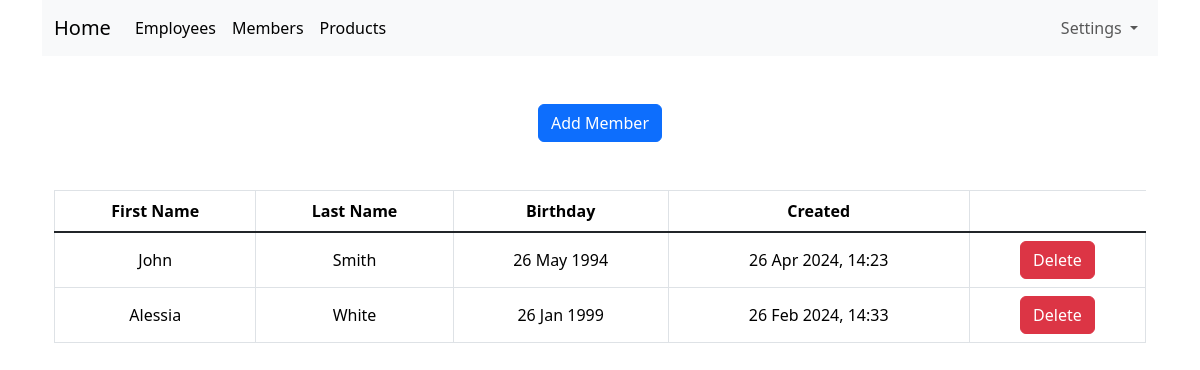
The page /members.php (signed in) on the database as committed earlier.
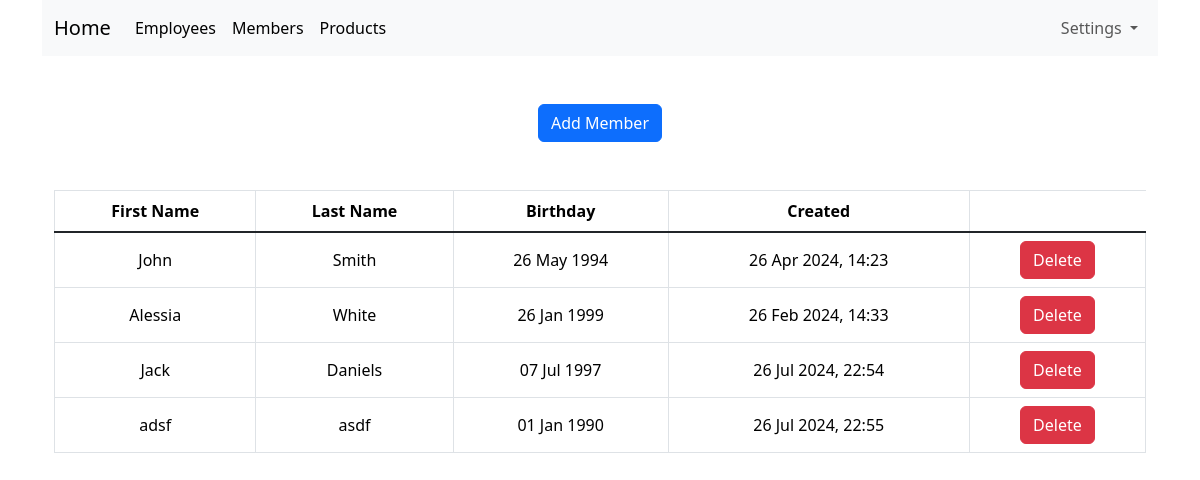
The same page on the database as committed later.
### tables this page shows
CREATE TABLE member (
	id INTEGER PRIMARY KEY AUTOINCREMENT NOT NULL,
	first_name VARCHAR NOT NULL,
	last_name VARCHAR NOT NULL,
	birthday VARCHAR NOT NULL,
	created_at VARCHAR NOT NULL
);

### lib/members.php (called while the page is built, shortened)
<?php
function getAllMembers(PDO $pdo)
{
	$stmt = $pdo->query("SELECT id, first_name, last_name, birthday, created_at FROM member");
	return $stmt->fetchAll(PDO::FETCH_ASSOC);
}
?>

### lib/common.php (called while the page is built, shortened)
<?php
function htmlEscape($html)
{
	return htmlspecialchars($html, ENT_HTML5, "UTF-8");
}
function convertSqlDatetime($sqlDate)
{
	$date = DateTime::createFromFormat("Y-m-d H:i:s", $sqlDate);
	return $date->format("d M Y, H:i");
}
function convertSqlDate($sqlDate)
{
	$date = DateTime::createFromFormat("Y-m-d", $sqlDate);
	return $date->format("d M Y");
}
?>

### members.php (the view, shortened to what this page needs)
<?php
require_once "lib/common.php";
require_once "lib/members.php";
$pdo = getPDO();
$members = getAllMembers($pdo);
?>
<!DOCTYPE html>
<html lang="en">
	<head>
		<?php require "templates/header.php" ?>
	</head>
	<body>
		<div class="container text-center">
			<?php require "templates/navbar.php" ?>
			<div class="container mt-5">
				<a class="btn btn-primary" href="add-member.php">Add Member</a>
			</div>
			<div class="container mt-5">
				<form method="post">
					<div class="table-responsive">
						<table class="table table-hover table-bordered align-middle" id="member-list">
							<thead>
								<tr>
									<th>First Name</th>
									<th>Last Name</th>
									<th>Birthday</th>
									<th>Created</th>
								</tr>
							</thead>
							<tbody class="table-group-divider">
								<?php foreach ($members as $member): ?>
									<tr>
										<td><?php echo htmlEscape($member["first_name"]) ?></td>
										<td><?php echo htmlEscape($member["last_name"]) ?></td>
										<td><?php echo convertSqlDate($member["birthday"]) ?></td>
										<td><?php echo convertSqlDatetime($member["created_at"]) ?></td>
										<td><input class="btn btn-danger" type="submit" name="delete-member[<?php echo $member['id'] ?>]" value="Delete"></td>
									</tr>
								<?php endforeach ?>
							</tbody>
						</table>
					</div>
				</form>
			</div>
		</div>
	</body>
</html>

Rows that differ between the two databases and show on the page:
added member: first_name "Jack", last_name "Daniels", birthday "07 Jul 1997", created_at "26 Jul 2024, 22:54"
added member: first_name "adsf", last_name "asdf", birthday "01 Jan 1990", created_at "26 Jul 2024, 22:55"
